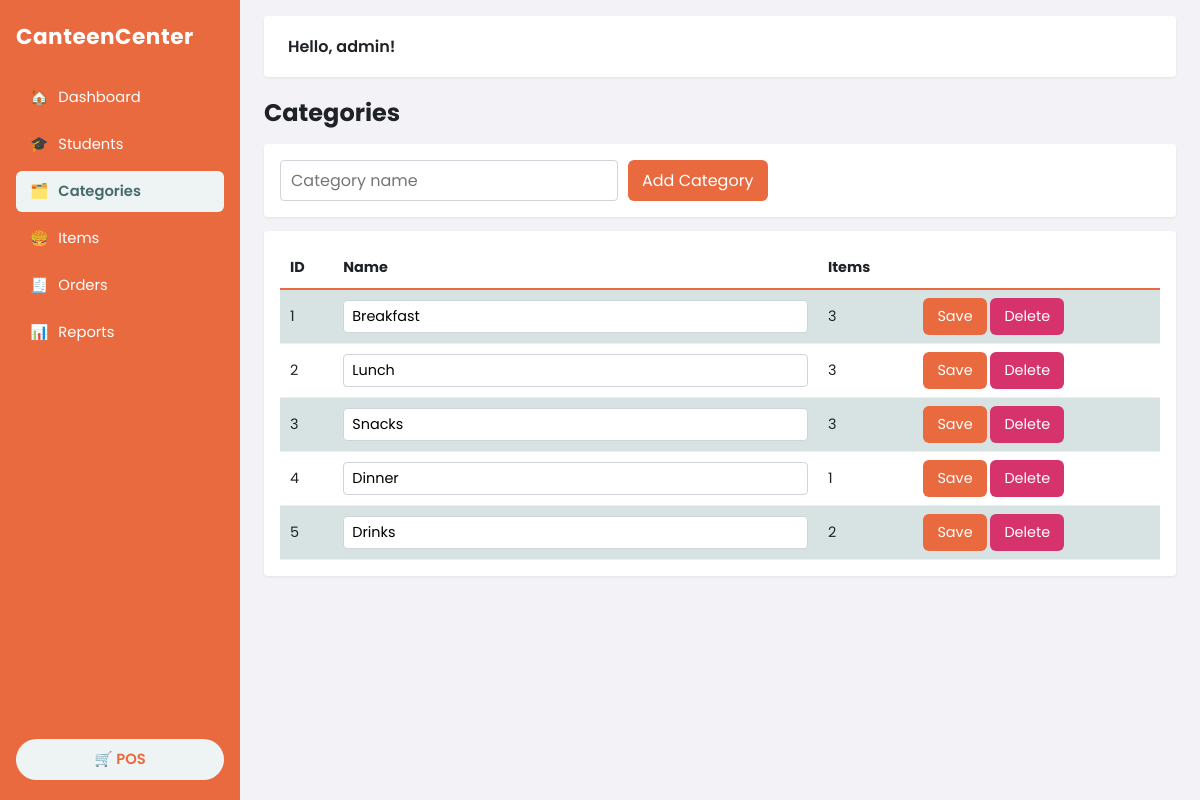
The page /categories on the database its author committed.
### tables this page shows
CREATE TABLE category(
  category_id integer primary key autoincrement,
  category_name text not null unique
);

### app.py (the view)
@app.route("/categories", methods=["GET", "POST"])
def categories():
    if request.method == "POST":
        return guarded(lambda: run("insert into category(category_name) values(?)", (request.form["name"].strip(),)), "categories", "Category added")
    rows = q("select c.*, count(f.food_id) foods from category c left join food f using(category_id) group by c.category_id order by c.category_id")
    return render_template("categories.html", rows=rows)

### app.py (called while the page is built)
def db():
    if "db" not in g:
        g.db = sqlite3.connect(DB)
        g.db.row_factory = sqlite3.Row
        g.db.execute("pragma foreign_keys=on")
    return g.db

def q(sql, args=(), one=False):
    rows = db().execute(sql, args).fetchall()
    return (rows[0] if rows else None) if one else rows

### templates/categories.html
{% extends "base.html" %}
{% block body %}
<h2>Categories</h2>
<form method="post" class="row card">
  <input name="name" placeholder="Category name" required>
  <button>Add Category</button>
</form>
<div class="card">
<table>
<thead><tr><th>ID</th><th>Name</th><th>Items</th><th></th></tr></thead>
<tbody>
{% for r in rows %}
<tr>
  <td>{{ r.category_id }}</td>
  <td><input form="e{{ r.category_id }}" name="name" value="{{ r.category_name }}" required></td>
  <td>{{ r.foods }}</td>
  <td><form id="e{{ r.category_id }}" method="post" action="{{ url_for('category_edit', i=r.category_id) }}"></form>
  <button form="e{{ r.category_id }}">Save</button>
  <form method="post" action="{{ url_for('category_delete', i=r.category_id) }}" onsubmit="return confirm('Delete category?')"><button class="danger">Delete</button></form></td>
</tr>
{% endfor %}
</tbody>
</table>
</div>
{% endblock %}

### static/style.css (style rules this page uses)
:root { --o:#ea6a3f;--o2:#d4572d;--bg:#f3f2f6;--ink:#1f2328;--mut:#6b7280;--teal:#456b6b;--card:#fff;--ok:#2f9e44;--err:#d6336c }
* { box-sizing:border-box }
body { margin:0;font-family:Poppins,system-ui,sans-serif;background:var(--bg);color:var(--ink);display:flex;min-height:100vh }
h2 { margin:6px 0 14px }
.card { background:var(--card);padding:16px;border-radius:4px;box-shadow:0 1px 3px #0001 }
select,input { font:inherit;padding:7px 10px;border:1px solid #cfd4da;border-radius:4px;background:#fff }
button,.btn { font:inherit;padding:8px 14px;border:0;border-radius:6px;background:var(--o);color:#fff;cursor:pointer;text-decoration:none;display:inline-block }
button.danger { background:var(--err) }
table { width:100%;border-collapse:collapse;font-size:.9rem }
th { text-align:left;padding:10px;border-bottom:2px solid var(--o) }
td { padding:8px 10px;border-bottom:1px solid #eceff1;vertical-align:middle }
tbody tr:nth-child(odd) { background:#d7e3e3 }
tbody tr:nth-child(even) { background:#fff }
td form { display:inline }
td input,td select { padding:5px 8px;width:100% }
td form { margin:0 }
.row { display:flex;gap:10px;flex-wrap:wrap;align-items:center;margin-bottom:14px }

### rows shown on the page
category: category_id "1", name "Breakfast", foods "3"
category: category_id "2", name "Lunch", foods "3"
category: category_id "3", name "Snacks", foods "3"
category: category_id "4", name "Dinner", foods "1"
category: category_id "5", name "Drinks", foods "2"

### other values the page prints
{{ ic }} "🏠" "🎓" "🗂️" "🍔" "🧾" "📊"
{{ label }} "Dashboard" "Students" "Categories" "Items" "Orders" "Reports"
